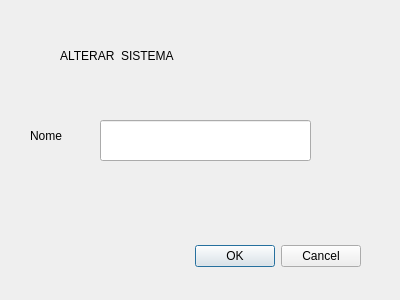
<?xml version="1.0" encoding="UTF-8"?>
<ui version="4.0">
 <class>Dialog</class>
 <widget class="QDialog" name="Dialog">
  <property name="geometry">
   <rect>
    <x>0</x>
    <y>0</y>
    <width>400</width>
    <height>300</height>
   </rect>
  </property>
  <property name="windowTitle">
   <string>Dialog</string>
  </property>
  <widget class="QDialogButtonBox" name="buttonBox">
   <property name="geometry">
    <rect>
     <x>20</x>
     <y>240</y>
     <width>341</width>
     <height>32</height>
    </rect>
   </property>
   <property name="orientation">
    <enum>Qt::Horizontal</enum>
   </property>
   <property name="standardButtons">
    <set>QDialogButtonBox::Cancel|QDialogButtonBox::Ok</set>
   </property>
  </widget>
  <widget class="QLabel" name="label">
   <property name="geometry">
    <rect>
     <x>30</x>
     <y>110</y>
     <width>61</width>
     <height>51</height>
    </rect>
   </property>
   <property name="styleSheet">
    <string notr="true">font: 16pt &quot;MS Shell Dlg 2&quot;;</string>
   </property>
   <property name="text">
    <string>Nome</string>
   </property>
  </widget>
  <widget class="QLineEdit" name="lineEdit">
   <property name="geometry">
    <rect>
     <x>100</x>
     <y>120</y>
     <width>211</width>
     <height>41</height>
    </rect>
   </property>
  </widget>
  <widget class="QLabel" name="label_2">
   <property name="geometry">
    <rect>
     <x>60</x>
     <y>30</y>
     <width>281</width>
     <height>51</height>
    </rect>
   </property>
   <property name="styleSheet">
    <string notr="true">font: 24pt &quot;MS Shell Dlg 2&quot;;</string>
   </property>
   <property name="text">
    <string>ALTERAR  SISTEMA</string>
   </property>
  </widget>
 </widget>
 <resources/>
 <connections>
  <connection>
   <sender>buttonBox</sender>
   <signal>accepted()</signal>
   <receiver>Dialog</receiver>
   <slot>accept()</slot>
   <hints>
    <hint type="sourcelabel">
     <x>248</x>
     <y>254</y>
    </hint>
    <hint type="destinationlabel">
     <x>157</x>
     <y>274</y>
    </hint>
   </hints>
  </connection>
  <connection>
   <sender>buttonBox</sender>
   <signal>rejected()</signal>
   <receiver>Dialog</receiver>
   <slot>reject()</slot>
   <hints>
    <hint type="sourcelabel">
     <x>316</x>
     <y>260</y>
    </hint>
    <hint type="destinationlabel">
     <x>286</x>
     <y>274</y>
    </hint>
   </hints>
  </connection>
 </connections>
</ui>
